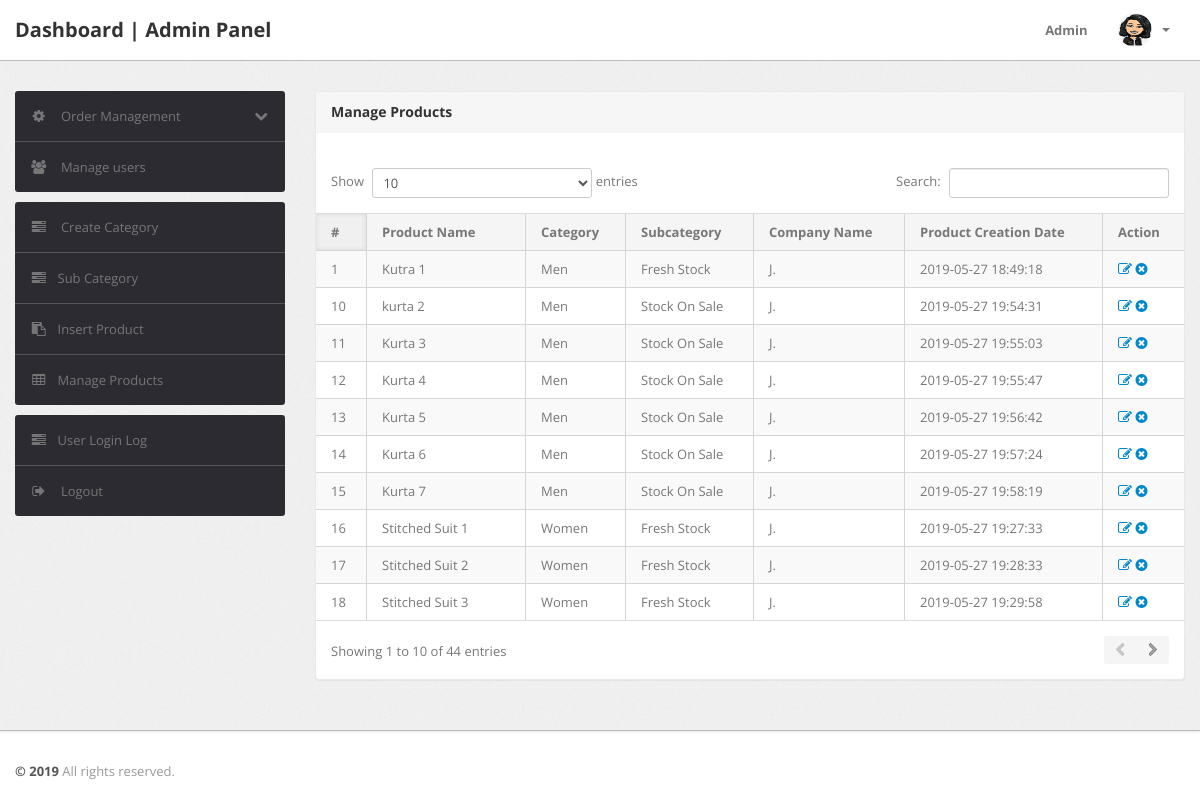
/admin/manage-products.php (signed in), run on the app's committed database.
### tables this page shows
CREATE TABLE `products` (
  `id` int(11) NOT NULL,
  `category` int(11) NOT NULL,
  `subCategory` int(11) DEFAULT NULL,
  `productName` varchar(255) DEFAULT NULL,
  `productCompany` varchar(255) DEFAULT NULL,
  `productPrice` int(11) DEFAULT NULL,
  `productPriceBeforeDiscount` int(11) DEFAULT NULL,
  `productDescription` longtext,
  `productImage1` varchar(255) DEFAULT NULL,
  `productImage2` varchar(255) DEFAULT NULL,
  `productImage3` varchar(255) DEFAULT NULL,
  `shippingCharge` int(11) DEFAULT NULL,
  `productAvailability` varchar(255) DEFAULT NULL,
  `postingDate` timestamp NULL DEFAULT CURRENT_TIMESTAMP,
  `updationDate` varchar(255) DEFAULT NULL
);

CREATE TABLE `category` (
  `id` int(11) NOT NULL,
  `categoryName` varchar(255) DEFAULT NULL,
  `categoryDescription` longtext,
  `creationDate` timestamp NOT NULL DEFAULT CURRENT_TIMESTAMP,
  `updationDate` varchar(255) DEFAULT NULL
);

CREATE TABLE `subcategory` (
  `id` int(11) NOT NULL,
  `categoryid` int(11) DEFAULT NULL,
  `subcategory` varchar(255) DEFAULT NULL,
  `creationDate` timestamp NULL DEFAULT CURRENT_TIMESTAMP,
  `updationDate` varchar(255) DEFAULT NULL
);

### admin/manage-products.php (the view, shortened to what this page needs)
<?php
include('include/config.php');
if(strlen($_SESSION['alogin'])==0)
	{
header('location:index.php');
}
else{
?>
<!DOCTYPE html>
<html lang="en">
<head>
	<link type="text/css" href="bootstrap/css/bootstrap.min.css" rel="stylesheet">
	<link type="text/css" href="bootstrap/css/bootstrap-responsive.min.css" rel="stylesheet">
	<link type="text/css" href="css/theme.css" rel="stylesheet">
	<link type="text/css" href="images/icons/css/font-awesome.css" rel="stylesheet">
</head>
<body>
<?php include('include/header.php');?>
	<div class="wrapper">
		<div class="container">
			<div class="row">
<?php include('include/sidebar.php');?>
			<div class="span9">
					<div class="content">
	<div class="module">
							<div class="module-head">
								<h3>Manage Products</h3>
							</div>
							<div class="module-body table">
									<br />
								<table cellpadding="0" cellspacing="0" border="0" class="datatable-1 table table-bordered table-striped	 display" width="100%">
									<thead>
										<tr>
											<th>#</th>
											<th>Product Name</th>
											<th>Category </th>
											<th>Subcategory</th>
											<th>Company Name</th>
											<th>Product Creation Date</th>
											<th>Action</th>
										</tr>
									</thead>
									<tbody>
<?php $query=mysqli_query($con,"select products.*,category.categoryName,subcategory.subcategory from products join category on category.id=products.category join subcategory on subcategory.id=products.subCategory");
$cnt=1;
while($row=mysqli_fetch_array($query))
{
?>
										<tr>
											<td><?php echo htmlentities($cnt);?></td>
											<td><?php echo htmlentities($row['productName']);?></td>
											<td><?php echo htmlentities($row['categoryName']);?></td>
											<td> <?php echo htmlentities($row['subcategory']);?></td>
											<td><?php echo htmlentities($row['productCompany']);?></td>
											<td><?php echo htmlentities($row['postingDate']);?></td>
											<td>
											<a href="edit-products.php?id=<?php echo $row['id']?>" ><i class="icon-edit"></i></a>
											<a href="manage-products.php?id=<?php echo $row['id']?>&del=delete" onClick="return confirm('Are you sure you want to delete?')"><i class="icon-remove-sign"></i></a></td>
										</tr>
										<?php $cnt=$cnt+1; } ?>
								</table>
							</div>
						</div>
					</div>
				</div>
			</div>
		</div>
	</div>
<?php include('include/footer.php');?>
</body>
<?php } ?>

### admin/include/header.php (shortened to what this page needs)
<div class="navbar navbar-fixed-top">
		<div class="navbar-inner">
			<div class="container">
			  	<a class="brand" href="index.html">
			  		Dashboard | Admin Panel
			  	</a>
				<div class="nav-collapse collapse navbar-inverse-collapse">
					<ul class="nav pull-right">
						<li><a href="#">
							Admin
						</a></li>
						<li class="nav-user dropdown">
							<a href="#" class="dropdown-toggle" data-toggle="dropdown">
								<img src="images/user.png" class="nav-avatar" />
								<b class="caret"></b>
							</a>
						</li>
					</ul>
				</div>
			</div>
		</div>
	</div>

### admin/include/sidebar.php (shortened to what this page needs)
<div class="span3">
					<div class="sidebar">
<ul class="widget widget-menu unstyled">
							<li>
								<a class="collapsed" data-toggle="collapse" href="#togglePages">
									<i class="menu-icon icon-cog"></i>
									<i class="icon-chevron-down pull-right"></i><i class="icon-chevron-up pull-right"></i>
									Order Management
								</a>
							</li>
							<li>
								<a href="manage-users.php">
									<i class="menu-icon icon-group"></i>
									Manage users
								</a>
							</li>
						</ul>
						<ul class="widget widget-menu unstyled">
                                <li><a href="category.php"><i class="menu-icon icon-tasks"></i> Create Category </a></li>
                                <li><a href="subcategory.php"><i class="menu-icon icon-tasks"></i>Sub Category </a></li>
                                <li><a href="insert-product.php"><i class="menu-icon icon-paste"></i>Insert Product </a></li>
                                <li><a href="manage-products.php"><i class="menu-icon icon-table"></i>Manage Products </a></li>
                            </ul>
						<ul class="widget widget-menu unstyled">
							<li><a href="user-logs.php"><i class="menu-icon icon-tasks"></i>User Login Log </a></li>
							<li>
								<a href="logout.php">
									<i class="menu-icon icon-signout"></i>
									Logout
								</a>
							</li>
						</ul>
					</div>
				</div>

### admin/include/footer.php
<div class="footer">
	<div class="container">
		<b class="copyright">&copy; 2019  </b> All rights reserved.
	</div>
</div>

### data on the page
products: productName "Kutra 1", category.categoryName "Men", subcategory.subcategory "Fresh Stock", productCompany "J.", postingDate "2019-05-27 18:49:18"
products: productName "kurta 2", category.categoryName "Men", subcategory.subcategory "Stock On Sale", productCompany "J.", postingDate "2019-05-27 19:54:31"
products: productName "Kurta 3", category.categoryName "Men", subcategory.subcategory "Stock On Sale", productCompany "J.", postingDate "2019-05-27 19:55:03"
products: productName "Kurta 4", category.categoryName "Men", subcategory.subcategory "Stock On Sale", productCompany "J.", postingDate "2019-05-27 19:55:47"
products: productName "Kurta 5", category.categoryName "Men", subcategory.subcategory "Stock On Sale", productCompany "J.", postingDate "2019-05-27 19:56:42"
products: productName "Kurta 6", category.categoryName "Men", subcategory.subcategory "Stock On Sale", productCompany "J.", postingDate "2019-05-27 19:57:24"
products: productName "Kurta 7", category.categoryName "Men", subcategory.subcategory "Stock On Sale", productCompany "J.", postingDate "2019-05-27 19:58:19"
products: productName "Stitched Suit 1", category.categoryName "Women", subcategory.subcategory "Fresh Stock", productCompany "J.", postingDate "2019-05-27 19:27:33"
products: productName "Stitched Suit 2", category.categoryName "Women", subcategory.subcategory "Fresh Stock", productCompany "J.", postingDate "2019-05-27 19:28:33"
products: productName "Stitched Suit 3", category.categoryName "Women", subcategory.subcategory "Fresh Stock", productCompany "J.", postingDate "2019-05-27 19:29:58"
